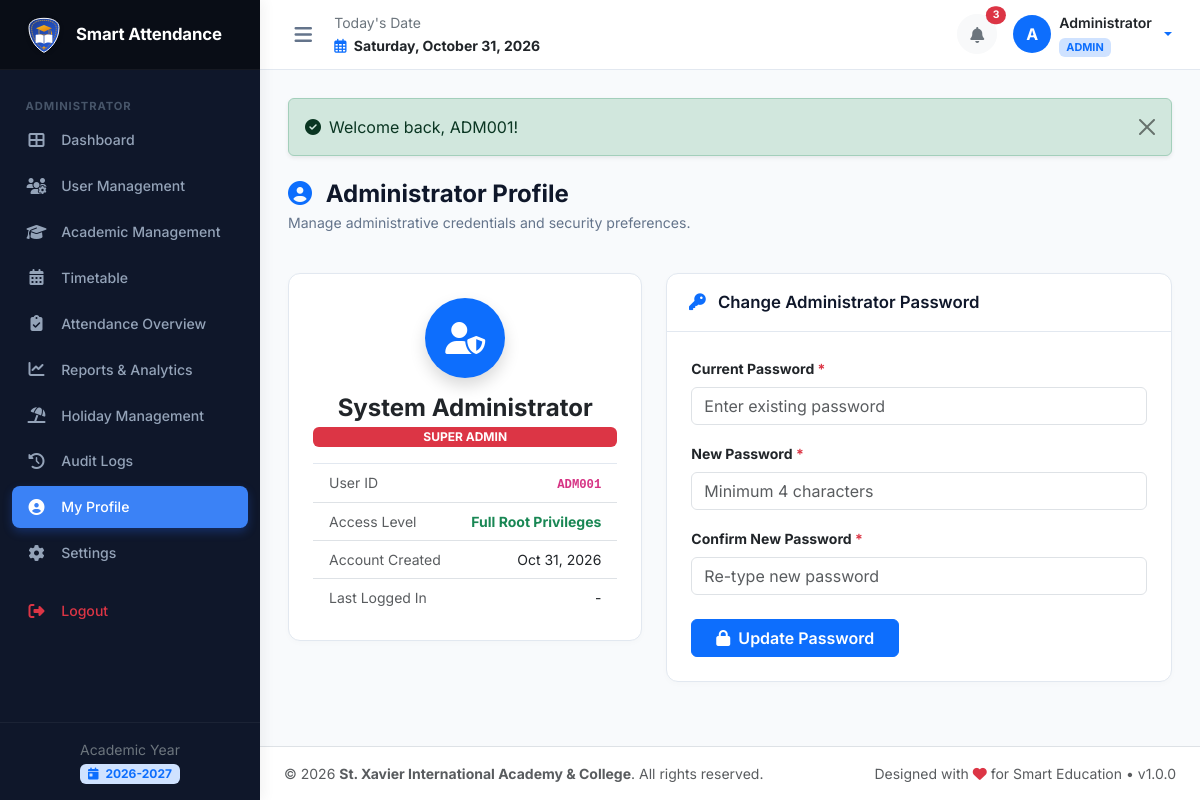
Screenshot of /admin/profile.php (signed in) with the database file from the repository.
### tables this page shows
CREATE TABLE `academic_years` (
  `id` INT AUTO_INCREMENT PRIMARY KEY,
  `name` VARCHAR(50) NOT NULL UNIQUE,
  `start_date` DATE NOT NULL,
  `end_date` DATE NOT NULL,
  `is_current` TINYINT(1) NOT NULL DEFAULT 0,
  `status` ENUM('active', 'archived') NOT NULL DEFAULT 'active',
  `created_at` TIMESTAMP DEFAULT CURRENT_TIMESTAMP
);

CREATE TABLE `users` (
  `id` INT AUTO_INCREMENT PRIMARY KEY,
  `user_id` VARCHAR(50) NOT NULL UNIQUE,
  `password_hash` VARCHAR(255) NOT NULL,
  `role` ENUM('admin', 'principal', 'teacher', 'student') NOT NULL,
  `status` ENUM('active', 'inactive') NOT NULL DEFAULT 'active',
  `remember_token` VARCHAR(100) NULL,
  `last_login` DATETIME NULL,
  `created_at` TIMESTAMP DEFAULT CURRENT_TIMESTAMP,
  `updated_at` TIMESTAMP DEFAULT CURRENT_TIMESTAMP ON UPDATE CURRENT_TIMESTAMP,
  INDEX `idx_role_status` (`role`, `status`)
);

### includes/auth.php (called while the page is built, shortened)
<?php
require_once __DIR__ . '/functions.php';
function current_user(): ?array {
    return $_SESSION['user'] ?? null;
}
function current_role(): ?string {
    return $_SESSION['user']['role'] ?? null;
}

### admin/profile.php (the view, shortened to what this page needs)
<?php
require_once __DIR__ . '/../includes/functions.php';
require_once __DIR__ . '/../includes/auth.php';
$pdo = get_db_connection();
$currentUser = current_user();
$userId = (int)$currentUser['id'];
$user = $pdo->prepare("SELECT * FROM users WHERE id = ?");
$user->execute([$userId]);
$userData = $user->fetch();
require_once __DIR__ . '/../includes/header.php';
require_once __DIR__ . '/../includes/sidebar.php';
require_once __DIR__ . '/../includes/navbar.php';
?>
<div class="page-header">
  <div>
    <h1 class="page-title"><i class="fas fa-user-circle me-2 text-primary"></i> Administrator Profile</h1>
    <p class="page-subtitle">Manage administrative credentials and security preferences.</p>
  </div>
</div>
<div class="row g-4">
  <div class="col-lg-5">
    <div class="card card-custom text-center p-4">
      <div class="bg-primary text-white rounded-circle d-flex align-items-center justify-content-center mx-auto mb-3 shadow" style="width: 80px; height: 80px; font-size: 2rem;">
        <i class="fas fa-user-shield"></i>
      </div>
      <h4 class="fw-bold text-dark mb-1">System Administrator</h4>
      <div class="badge bg-danger text-uppercase px-3 py-1 mb-3">Super Admin</div>
      <ul class="list-group list-group-flush text-start small">
        <li class="list-group-item d-flex justify-content-between">
          <span class="text-muted">User ID</span>
          <strong><code><?= e($userData['user_id']) ?></code></strong>
        </li>
        <li class="list-group-item d-flex justify-content-between">
          <span class="text-muted">Access Level</span>
          <span class="text-success fw-bold">Full Root Privileges</span>
        </li>
        <li class="list-group-item d-flex justify-content-between">
          <span class="text-muted">Account Created</span>
          <span><?= format_date($userData['created_at']) ?></span>
        </li>
        <li class="list-group-item d-flex justify-content-between">
          <span class="text-muted">Last Logged In</span>
          <span><?= format_date($userData['last_login'], 'M d, Y h:i A') ?></span>
        </li>
      </ul>
    </div>
  </div>
  <div class="col-lg-7">
    <div class="card card-custom">
      <div class="card-header">
        <h5 class="card-title"><i class="fas fa-key me-2 text-primary"></i> Change Administrator Password</h5>
      </div>
      <div class="card-body p-4">
        <form method="POST" action="">
          <div class="mb-3">
            <label class="form-label small fw-bold">Current Password <span class="text-danger">*</span></label>
            <input type="password" name="current_password" class="form-control" required placeholder="Enter existing password">
          </div>
          <div class="mb-3">
            <label class="form-label small fw-bold">New Password <span class="text-danger">*</span></label>
            <input type="password" name="new_password" class="form-control" required placeholder="Minimum 4 characters">
          </div>
          <div class="mb-4">
            <label class="form-label small fw-bold">Confirm New Password <span class="text-danger">*</span></label>
            <input type="password" name="confirm_password" class="form-control" required placeholder="Re-type new password">
          </div>
          <button type="submit" class="btn btn-primary px-4 fw-semibold">
            <i class="fas fa-lock me-1"></i> Update Password
          </button>
        </form>
      </div>
    </div>
  </div>
</div>
<?php require_once __DIR__ . '/../includes/footer.php'; ?>

### includes/sidebar.php (shortened to what this page needs)
<?php
$role = current_role() ?? 'student';
$currentScript = basename($_SERVER['PHP_SELF']);
?>
<aside class="app-sidebar" id="appSidebar">
  <div class="sidebar-brand">
    <img src="<?= BASE_URL ?>/assets/img/logo.svg" alt="Logo">
    <div class="brand-title">Smart Attendance</div>
  </div>
  <ul class="sidebar-menu">
    <?php if ($role === 'admin'): ?>
      <li class="menu-header">Administrator</li>
      <li class="nav-item">
        <a class="nav-link <?= ($currentScript === 'index.php') ? 'active' : '' ?>" href="<?= BASE_URL ?>/admin/index.php">
          <i class="fas fa-th-large"></i> <span>Dashboard</span>
        </a>
      </li>
      <li class="nav-item">
        <a class="nav-link <?= in_array($currentScript, ['users.php', 'user_add.php', 'user_edit.php']) ? 'active' : '' ?>" href="<?= BASE_URL ?>/admin/users.php">
          <i class="fas fa-users-cog"></i> <span>User Management</span>
        </a>
      </li>
      <li class="nav-item">
        <a class="nav-link <?= ($currentScript === 'academics.php') ? 'active' : '' ?>" href="<?= BASE_URL ?>/admin/academics.php">
          <i class="fas fa-graduation-cap"></i> <span>Academic Management</span>
        </a>
      </li>
      <li class="nav-item">
        <a class="nav-link <?= ($currentScript === 'timetable.php') ? 'active' : '' ?>" href="<?= BASE_URL ?>/admin/timetable.php">
          <i class="fas fa-calendar-alt"></i> <span>Timetable</span>
        </a>
      </li>
      <li class="nav-item">
        <a class="nav-link <?= ($currentScript === 'attendance.php') ? 'active' : '' ?>" href="<?= BASE_URL ?>/admin/attendance.php">
          <i class="fas fa-clipboard-check"></i> <span>Attendance Overview</span>
        </a>
      </li>
      <li class="nav-item">
        <a class="nav-link <?= ($currentScript === 'reports.php') ? 'active' : '' ?>" href="<?= BASE_URL ?>/admin/reports.php">
          <i class="fas fa-chart-line"></i> <span>Reports & Analytics</span>
        </a>
      </li>
      <li class="nav-item">
        <a class="nav-link <?= ($currentScript === 'holidays.php') ? 'active' : '' ?>" href="<?= BASE_URL ?>/admin/holidays.php">
          <i class="fas fa-umbrella-beach"></i> <span>Holiday Management</span>
        </a>
      </li>
      <li class="nav-item">
        <a class="nav-link <?= ($currentScript === 'audit_logs.php') ? 'active' : '' ?>" href="<?= BASE_URL ?>/admin/audit_logs.php">
          <i class="fas fa-history"></i> <span>Audit Logs</span>
        </a>
      </li>
      <li class="nav-item">
        <a class="nav-link <?= ($currentScript === 'profile.php') ? 'active' : '' ?>" href="<?= BASE_URL ?>/admin/profile.php">
          <i class="fas fa-user-circle"></i> <span>My Profile</span>
        </a>
      </li>
      <li class="nav-item">
        <a class="nav-link <?= ($currentScript === 'settings.php') ? 'active' : '' ?>" href="<?= BASE_URL ?>/admin/settings.php">
          <i class="fas fa-cog"></i> <span>Settings</span>
        </a>
      </li>
    <?php endif; ?>
    <li class="nav-item mt-3">
      <a class="nav-link text-danger" href="<?= BASE_URL ?>/logout.php">
        <i class="fas fa-sign-out-alt"></i> <span>Logout</span>
      </a>
    </li>
  </ul>
  <div class="sidebar-footer text-center">
    <small class="text-secondary d-block">Academic Year</small>
    <span class="badge bg-primary-subtle text-primary mt-1">
      <i class="fas fa-calendar-day me-1"></i> <?= e(get_active_academic_year()['name'] ?? '2026-2027') ?>
    </span>
  </div>
</aside>

### includes/navbar.php (shortened to what this page needs)
<?php
$user = current_user();
$pdo = get_db_connection();
$role = current_role() ?? 'student';
$targetCondition = match ($role) {
    'teacher' => "target_role IN ('all', 'teacher')",
    'student' => "target_role IN ('all', 'student')",
    default => "1=1"
};
$announcementsStmt = $pdo->query("SELECT id, title, created_at FROM announcements WHERE is_active = 1 AND $targetCondition ORDER BY id DESC LIMIT 5");
$recentAnnouncements = $announcementsStmt->fetchAll();
$unreadCount = count($recentAnnouncements);
?>
<div class="app-main">
  <header class="app-navbar no-print">
    <div class="d-flex align-items-center gap-3">
      <button class="navbar-toggle-btn" id="sidebarToggleBtn" type="button" aria-label="Toggle navigation">
        <i class="fas fa-bars"></i>
      </button>
      <div class="d-none d-md-block">
        <span class="text-secondary small d-block">Today's Date</span>
        <strong class="text-dark small"><i class="far fa-calendar-alt me-1 text-primary"></i> <?= date('l, F j, Y') ?></strong>
      </div>
    </div>
    <div class="d-flex align-items-center gap-3">
      <div class="dropdown">
        <button class="btn btn-light position-relative rounded-circle p-2" type="button" data-bs-toggle="dropdown" aria-expanded="false" style="width: 40px; height: 40px;">
          <i class="fas fa-bell text-secondary"></i>
          <?php if ($unreadCount > 0): ?>
            <span class="position-absolute top-0 start-100 translate-middle badge rounded-pill bg-danger" style="font-size: 0.65rem;">
              <?= $unreadCount ?>
            </span>
          <?php endif; ?>
        </button>
      </div>
      <div class="dropdown">
        <a href="#" class="d-flex align-items-center gap-2 text-decoration-none dropdown-toggle user-profile-menu" data-bs-toggle="dropdown" aria-expanded="false">
          <?php if (!empty($user['photo'])): ?>
            <img src="<?= BASE_URL ?>/<?= e($user['photo']) ?>" alt="Avatar">
          <?php else: ?>
            <div class="bg-primary text-white rounded-circle d-flex align-items-center justify-content-center fw-bold" style="width: 38px; height: 38px;">
              <?= strtoupper(substr($user['full_name'] ?? 'U', 0, 1)) ?>
            </div>
          <?php endif; ?>
          <div class="d-none d-sm-block text-start">
            <div class="fw-semibold text-dark text-truncate" style="max-width: 140px; font-size: 0.88rem;"><?= e($user['full_name'] ?? 'User') ?></div>
            <span class="badge bg-primary-subtle text-primary text-uppercase" style="font-size: 0.68rem;"><?= e($user['role'] ?? 'guest') ?></span>
          </div>
        </a>
      </div>
    </div>
  </header>
  <main class="app-content">
    <?= render_flash_messages() ?>

### assets/css/style.css (style rules this page uses)
:root { --primary: #1e40af; --primary-hover: #1e3a8a; --primary-light: #eff6ff; --secondary: #64748b; --accent: #3b82f6; --dark-sidebar: #0f172a; --sidebar-hover: #1e293b; --sidebar-text: #94a3b8; --sidebar-text-active: #ffffff; --bg-main: #f8fafc; --card-bg: #ffffff; --border-color: #e2e8f0; --text-main: #1e293b; --text-muted: #64748b; --status-present: #10b981; --status-absent: #ef4444; --status-late: #f59e0b; --status-halfday: #f97316; --status-leave: #06b6d4; --sidebar-width: 260px; --sidebar-collapsed-width: 76px; --topbar-height: 70px; --transition: all 0.25s cubic-bezier(0.4, 0, 0.2, 1); }
body { font-family: 'Inter', -apple-system, BlinkMacSystemFont, "Segoe UI", Roboto, Oxygen, Ubuntu, Cantarell, sans-serif; background-color: var(--bg-main); color: var(--text-main); min-height: 100vh; margin: 0; padding: 0; }
h1, h2, h3, h4, h5, h6 { font-weight: 600; color: #0f172a; }
a { text-decoration: none; transition: var(--transition); }
.app-sidebar { width: var(--sidebar-width); background-color: var(--dark-sidebar); color: var(--sidebar-text); flex-shrink: 0; display: flex; flex-direction: column; position: fixed; top: 0; bottom: 0; left: 0; z-index: 1000; transition: var(--transition); box-shadow: 4px 0 12px rgba(0, 0, 0, 0.05); overflow-y: auto; }
.sidebar-brand { height: var(--topbar-height); display: flex; align-items: center; padding: 0 1.5rem; background-color: #090d16; border-bottom: 1px solid rgba(255, 255, 255, 0.05); }
.sidebar-brand img { width: 40px; height: 40px; margin-right: 0.75rem; }
.sidebar-brand .brand-title { font-size: 1.05rem; font-weight: 700; color: #ffffff; letter-spacing: -0.01em; white-space: nowrap; }
.sidebar-menu { list-style: none; padding: 1rem 0.75rem; margin: 0; flex: 1; }
.menu-header { font-size: 0.7rem; font-weight: 700; text-transform: uppercase; letter-spacing: 0.08em; color: #475569; padding: 0.75rem 0.85rem 0.25rem; }
.sidebar-menu .nav-item { margin-bottom: 0.25rem; }
.sidebar-menu .nav-link { display: flex; align-items: center; padding: 0.65rem 0.85rem; color: var(--sidebar-text); border-radius: 8px; font-size: 0.88rem; font-weight: 500; transition: var(--transition); }
.sidebar-menu .nav-link i { width: 22px; font-size: 1rem; margin-right: 0.85rem; text-align: center; }
.sidebar-menu .nav-link.active { color: #ffffff; background-color: var(--accent); box-shadow: 0 4px 10px rgba(37, 99, 235, 0.3); }
.sidebar-footer { padding: 1rem; border-top: 1px solid rgba(255, 255, 255, 0.05); }
.app-main { margin-left: var(--sidebar-width); flex: 1; display: flex; flex-direction: column; min-height: 100vh; transition: var(--transition); }
.app-navbar { height: var(--topbar-height); background: #ffffff; border-bottom: 1px solid var(--border-color); display: flex; align-items: center; justify-content: space-between; padding: 0 1.75rem; position: sticky; top: 0; z-index: 999; }
.navbar-toggle-btn { background: transparent; border: none; font-size: 1.25rem; color: var(--text-muted); cursor: pointer; padding: 0.4rem; border-radius: 6px; }
.app-content { padding: 1.75rem; flex: 1; }
.page-header { margin-bottom: 1.5rem; display: flex; align-items: center; justify-content: space-between; flex-wrap: wrap; gap: 1rem; }
.page-title { font-size: 1.5rem; font-weight: 700; color: #0f172a; margin: 0; }
.page-subtitle { color: var(--text-muted); font-size: 0.88rem; margin-top: 0.2rem; }
.card-custom { background: #ffffff; border: 1px solid var(--border-color); border-radius: 12px; box-shadow: 0 2px 6px rgba(0, 0, 0, 0.02); margin-bottom: 1.5rem; }
.card-custom .card-header { background: transparent; border-bottom: 1px solid var(--border-color); padding: 1.15rem 1.35rem; display: flex; align-items: center; justify-content: space-between; }
.card-custom .card-header .card-title { font-size: 1.05rem; font-weight: 600; color: #0f172a; margin: 0; }
.card-custom .card-body { padding: 1.35rem; }

### rows the page displays
academic_years: name "2026-2027"
users: role "ADMIN", user "ADM001", created_at "Oct 31, 2026", last_login "-"

### other values shown
$unreadCount "3"
substr($user['full_name'] ?? 'U', 0, 1) "A"
$user['full_name'] "Administrator"
$msg['message'] "Welcome back, ADM001!"
$schoolName "St. Xavier International Academy & College"
APP_VERSION "1.0.0"
